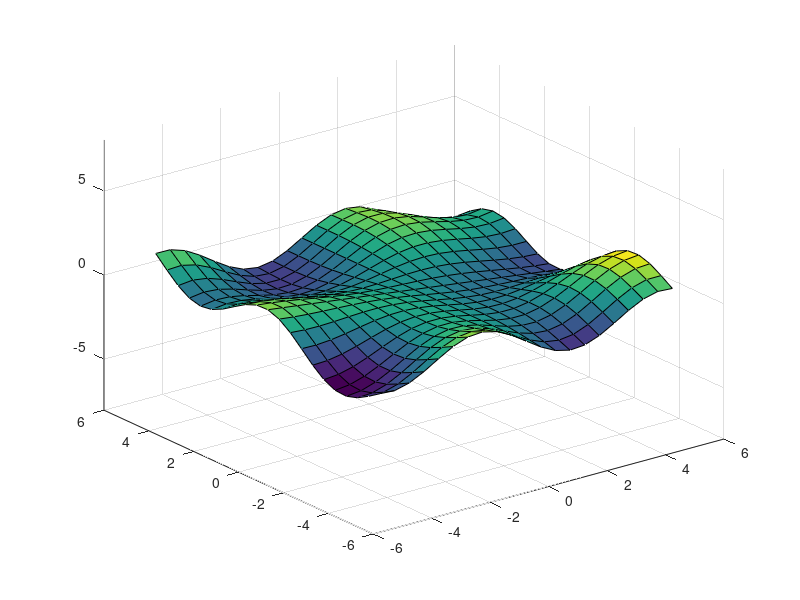

Source code (MATLAB): (Note: this script raises an error after producing the figure.)


[X,Y] = meshgrid(-5:0.5:5);
Z = Y.*sin(X) - X.*cos(Y);
clear frame
for i=1:100
    Zi = rand*Z;
    surf(X,Y,Zi)
    set(gca,'ZLim',[min(min(Z)),max(max(Z))])
    frame(i) = getframe(gcf);
end


filename = 'solution';
pathname = '.';
formats = {'avi','mp4'};
FrameRate = 30;
Quality = 100;

% Create movie file
mov = cell(1,length(formats));
for i=1:length(formats)
    if strcmp(formats{i},'avi')
        mov{i} = VideoWriter(fullfile(pathname,filename));
    elseif strcmp(formats{i},'mp4')
        mov{i} = VideoWriter(fullfile(pathname,filename),'MPEG-4');
    elseif strcmp(formats{i},'mj2')
        mov{i} = VideoWriter(fullfile(pathname,filename),'Motion JPEG 2000');
    end
    mov{i}.FrameRate = FrameRate;
    mov{i}.Quality = Quality;
    open(mov{i});
    writeVideo(mov{i},frame); % add the frames to the movie
    close(mov{i});
end
